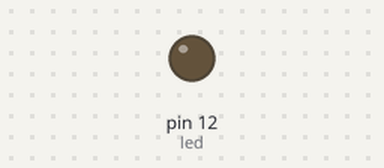
The sketch below on a simulated Arduino Uno, built with avr-gcc and run on an emulated ATmega328P. On the bench: output pins drawn as LEDs (lit = HIGH). Sleep ends after the set time or at an interrupt.

Above: at 4.0 s.
At 8.6 s:
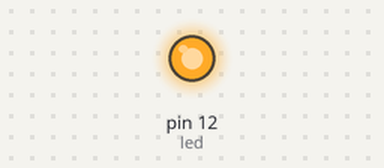
Timing chart, 0 to 10.6 s (numbered marks = the images above):
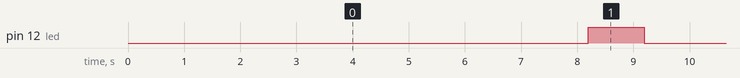

The sketch:

Sleep_mode.ino
```cpp
#include <avr/sleep.h>
#include <avr/power.h>
#include <avr/wdt.h>

const byte led = 12;
volatile int counter = 0;

ISR (WDT_vect) {
  counter++;
}

void setup() {
  DDRB |= (1 << PB4); // pinMode (led, OUTPUT);
  PORTB &= ~(1 << PB4); // digitalWrite (led, LOW);

  /*** Setup the WDT ***/

  /* Clear the reset flag. */
  MCUSR &= ~(1 << WDRF);

  /* In order to change WDE or the prescaler, we need to
     set WDCE (This will allow updates for 4 clock cycles).
  */
  WDTCSR |= (1 << WDCE) | (1 << WDE);

  /* set new watchdog timeout prescaler value */
  WDTCSR = (1 << WDP0) | (1 << WDP3); /* 8.0 seconds */

  /* Enable the WD interrupt (note no reset). */
  WDTCSR |= _BV(WDIE);
}

void loop() {
  set_sleep_mode (SLEEP_MODE_PWR_DOWN);
  sleep_enable ();
  sleep_mode ();

  sleep_disable ();
  power_all_enable ();

  PORTB |= (1 << PB4); // digitalWrite (led, HIGH);
  delay (1000);
  PORTB &= ~(1 << PB4); //digitalWrite (led, LOW);
}
```

Measured:
- by itself, pin 12 (led): alternates HIGH for 1.0 s and LOW for 7.2 s
